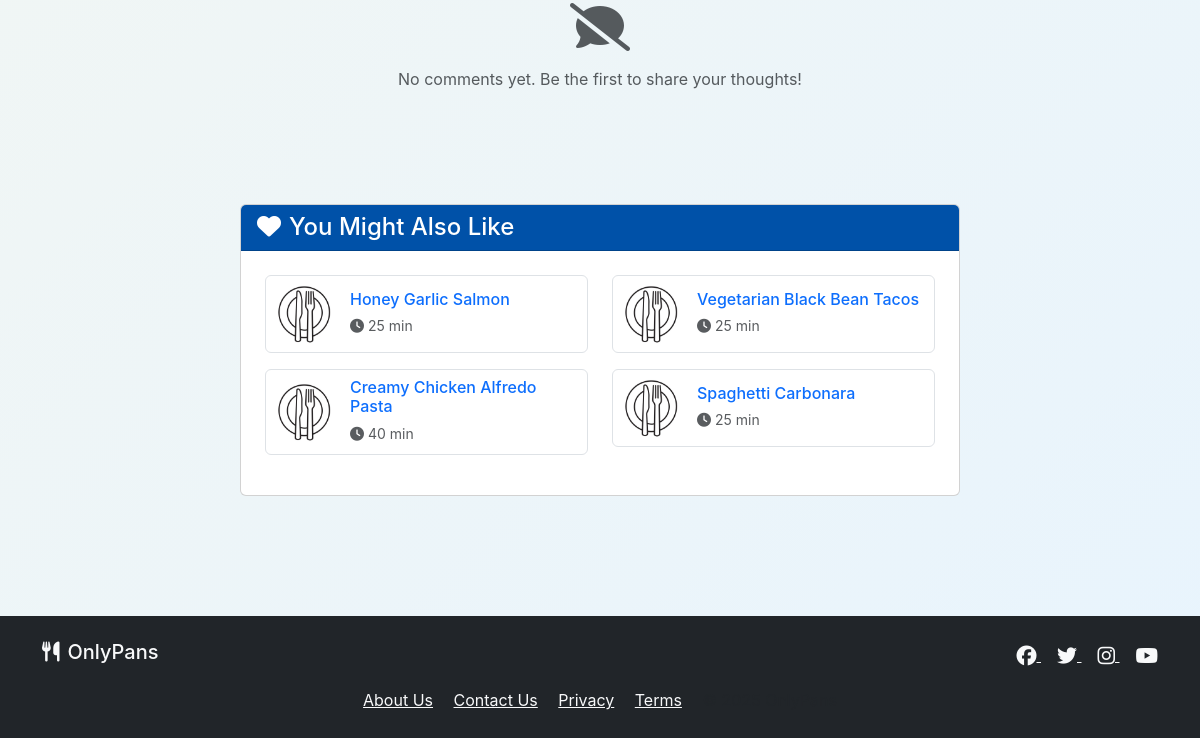
The page /recipes/classic-beef-stir-fry/ (lower part) on the database as committed earlier.
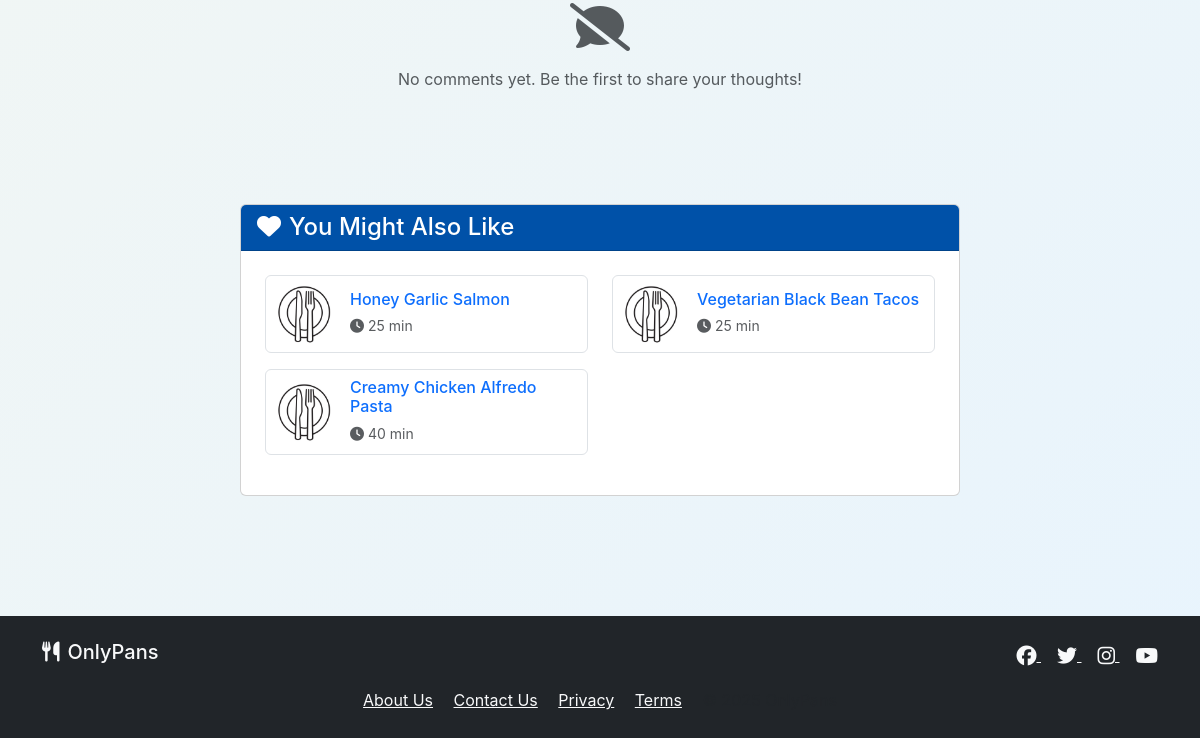
The same page on the database as committed later.
### recipes/models.py (models this page shows, shortened)
class Recipe(models.Model):
    user = models.ForeignKey(User, on_delete=models.CASCADE,
                             related_name='recipes')
    title = models.CharField(
        max_length=200,  # Reasonable recipe title length
        help_text='Recipe title (max 200 characters)'
    )
    slug = models.SlugField(max_length=255, unique=True, blank=True)
    description = models.TextField(
        max_length=1000,  # Prevent extremely long descriptions
        blank=True,
        help_text='Tell us about this recipe! (max 1000 characters)'
    )
    prep_time = models.PositiveIntegerField(
        help_text='Preparation time in minutes (max 1440 = 24 hours)',
        validators=[MinValueValidator(1), MaxValueValidator(1440)]
    )
    cook_time = models.PositiveIntegerField(
        help_text='Cooking time in minutes (max 1440 = 24 hours)',
        validators=[MinValueValidator(1), MaxValueValidator(1440)]
    )
    servings = models.PositiveIntegerField(
        default=4,
        help_text='Number of servings (max 100)',
        validators=[MinValueValidator(1), MaxValueValidator(100)]
    )
    image = CloudinaryField(
        'image',
        blank=True,
        null=True,
        folder='recipes/',
        help_text='Upload recipe image'
    )
    image_url = models.URLField(blank=True, help_text='Or paste image URL')
    tags = models.ManyToManyField(Tag, blank=True)
    view_count = models.PositiveIntegerField(default=0)
    created_at = models.DateTimeField(auto_now_add=True)
    updated_at = models.DateTimeField(auto_now=True)
    def save(self, *args, **kwargs):
        super().save(*args, **kwargs)
    def get_absolute_url(self):
        return reverse('recipes:recipe_detail', kwargs={'slug': self.slug})
    def get_image_url(self):
        from django.templatetags.static import static
        return static('images/default_recipe.png')
    @property
    def total_time(self):
        return self.prep_time + self.cook_time
    @property
    def average_rating(self):
        ratings = self.ratings.all()
        if ratings:
            return sum(r.rating for r in ratings) / len(ratings)
        return 0
    @property
    def rating_count(self):
        return self.ratings.count()
    @property
    def nutrition_per_serving(self):
        total_calories = 0
        total_protein = 0
        total_carbs = 0
        total_fat = 0
        for recipe_ingredient in self.ingredients.all():
            if recipe_ingredient.ingredient and recipe_ingredient.unit:
                if recipe_ingredient.unit.grams_per_unit:
                    quantity_in_grams = (
                        float(recipe_ingredient.quantity) *
                        float(recipe_ingredient.unit.grams_per_unit)
                    )
                else:
                    quantity_in_grams = float(recipe_ingredient.quantity)
                ingredient = recipe_ingredient.ingredient
                if ingredient.calories_per_100g:
                    total_calories += (
                        (quantity_in_grams / 100) *
                        float(ingredient.calories_per_100g)
                    )
                if ingredient.protein_per_100g:
                    total_protein += (
                        (quantity_in_grams / 100) *
                        float(ingredient.protein_per_100g)
                    )
                if ingredient.carbs_per_100g:
                    total_carbs += (
                        (quantity_in_grams / 100) *
                        float(ingredient.carbs_per_100g)
                    )
                if ingredient.fat_per_100g:
                    total_fat += (
                        (quantity_in_grams / 100) *
                        float(ingredient.fat_per_100g)
                    )
        servings = self.servings or 1
        return {
            'calories': round(total_calories / servings, 1),
            'protein': round(total_protein / servings, 1),
            'carbs': round(total_carbs / servings, 1),
            'fat': round(total_fat / servings, 1),
        }
    class Meta:
        ordering = ['-created_at']

### recipes/views.py (the view, shortened to what this page needs)
# urls.py: path('recipes/<slug:slug>/', views.recipe_detail, name='recipe_detail'),
def recipe_detail(request, slug):
    recipe = get_object_or_404(Recipe, slug=slug)
    recipe.view_count += 1
    recipe.save()
    comments = Comment.objects.filter(
        recipe=recipe,
        parent_comment=None,
        is_approved=True
    ).order_by('-created_at')
    user_rating = None
    is_liked = False
    is_following = False
    my_pending_comments = None
    comment_form = CommentForm()
    rating_form = RatingForm()
    related_recipes = Recipe.objects.filter(
        tags__in=recipe.tags.all()
    ).exclude(id=recipe.id).distinct()[:4]
    context = {
        'recipe': recipe,
        'related_recipes': related_recipes,
        'comments': comments,
        'my_pending_comments': my_pending_comments,
        'comment_form': comment_form,
        'rating_form': rating_form,
        'user_rating': user_rating,
        'is_liked': is_liked,
        'is_following': is_following,
    }
    return render(request, 'recipes/recipe_detail.html', context)

### recipes/models.py (called while the page is built, shortened)
    def formatted_quantity(self):
        if self.quantity == int(self.quantity):
            return str(int(self.quantity))
        else:
            return str(self.quantity).rstrip('0').rstrip('.')

    def smart_display(self):
        no_quantity_units = [
            'to taste', 'taste', 'pinch', 'dash', 'handful',
            'splash', 'drizzle', 'sprinkle', 'garnish'
        ]
        unit_name = self.unit.name.lower()
        if any(no_qty_unit in unit_name for no_qty_unit in no_quantity_units):
            return self.unit.name  # Just return the unit name (e.g., "To taste", "Pinch")
        return f"{self.formatted_quantity()} {self.unit.abbreviation}"

    def get_image_url(self):
        return None

### recipes/templates/recipes/recipe_detail.html (shortened to what the changed rows need)
{% extends 'base.html' %}
{% block content %}
<div class="container my-5">
    <div class="row justify-content-center">
        <div class="col-lg-10 col-xl-8">
            {% if related_recipes %}
                <div class="card mb-4">
                    <div class="card-body">
                        <div class="row">
                            {% for related in related_recipes %}
                                <div class="col-md-6 mb-3">
                                    <div class="d-flex align-items-center p-2 border rounded">
                                        <div class="me-3">
                                            {% if related.get_image_url %}
                                                <img src="{{ related.get_image_url }}" class="related-recipe-thumbnail" alt="{{ related.title }}" style="width: 60px; height: 60px; object-fit: cover; border-radius: 8px;" loading="lazy">
                                            {% else %}
                                                <div class="bg-light d-flex align-items-center justify-content-center" style="width: 60px; height: 60px; border-radius: 8px;">
                                                    <i class="fas fa-utensils text-muted"></i>
                                                </div>
                                            {% endif %}
                                        </div>
                                        <div class="flex-grow-1">
                                            <a href="{{ related.get_absolute_url }}" class="text-decoration-none">
                                                <h6 class="mb-1">{{ related.title }}</h6>
                                                <small class="text-muted">
                                                    <i class="fas fa-clock me-1"></i>{{ related.total_time }} min
                                                </small>
                                            </a>
                                        </div>
                                    </div>
                                </div>
                            {% endfor %}
                        </div>
                    </div>
                </div>
            {% endif %}
        </div>
    </div>
</div>
{% endblock %}

Rows that differ between the two databases and show on the page:
removed Recipe: title "Spaghetti Carbonara", total_time "25"
